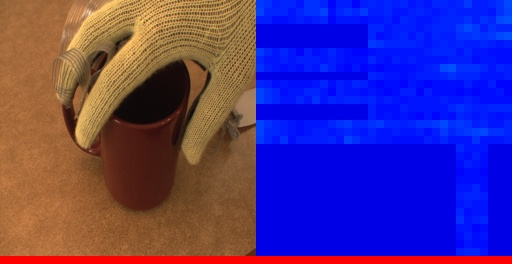
#> input picture Task3/task3Images/1.jpg, 512 x 264 px
$ python code.py ../Task3/task3Images/1.jpg
#> lines starting #> are read from the running program, lines starting #| are printed output that depends on the picture
import sys
from PIL import Image

def color_to_black(img_path):
#> called with img_path = '../Task3/task3Images/1.jpg'
    try:
        img = Image.open(img_path)
#> img is the input picture: PIL image 512x264 RGB; mean R, G, B 74.7, 52, 143.3

        result = img.copy()

        pixels = result.load();

        width, height = result.size
#> width = 512; height = 264

        for x in range(width):
            for y in range(height):
                r, g, b = pixels[x, y]

                # Luminosity method
                gray = int(.299 * r + .587 * g + .114 * b)

                # Average method
                # gray = int((r + g + b) / 3)

                # Lightness method
                # gray = int((max(r, g, b) + min (r, g, b)) / 2)

                pixels[x, y] = (gray, gray, gray)

        return result
    except Exception as e:
        raise f"Error: {str(e)}"

if __name__ == "__main__":
    assert(len(sys.argv) == 2)

    image_path = sys.argv[1].strip("\"")
    res = color_to_black(image_path)
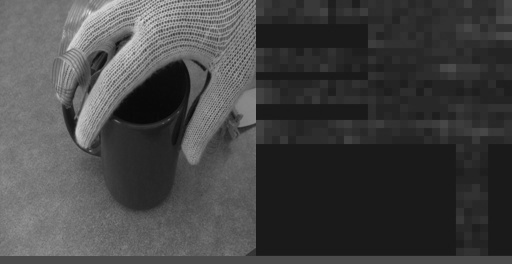
#> res: PIL image 512x264 RGB; min 6, max 233, mean 68.8
    res.save("grayscale_{}".format(image_path.split("\\")[-1]))

$ run again, on Task3/task3Images/11.jpg
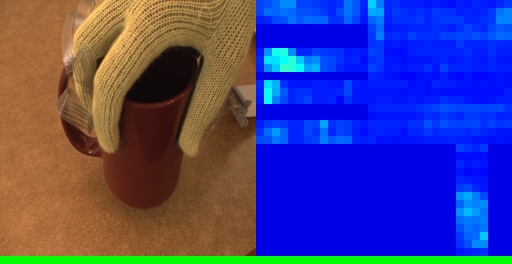
#> input picture Task3/task3Images/11.jpg, 512 x 264 px
#> in color_to_black, img is the input picture: PIL image 512x264 RGB; mean R, G, B 65.4, 64.9, 142.2
#> `res = color_to_black(image_path)`:
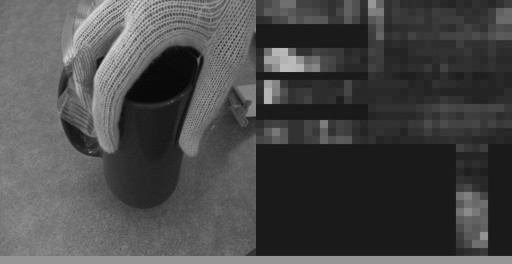
#> res: PIL image 512x264 RGB; min 6, max 217, mean 73.4
